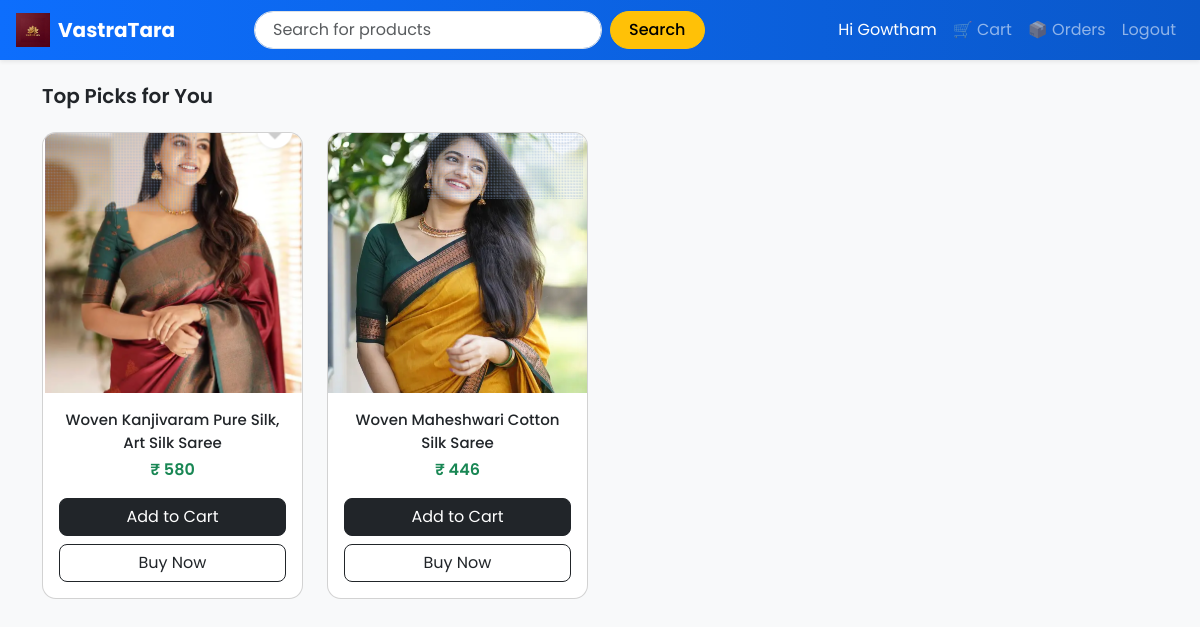
The page / (signed in) on the database its author committed.
### tables this page shows
CREATE TABLE products (
    id INTEGER PRIMARY KEY AUTOINCREMENT,
    name TEXT NOT NULL,
    price INTEGER NOT NULL,
    description TEXT
, quantity INTEGER DEFAULT 0);

### app.py (the view)
@app.route("/")
@login_required
def home():
    search = request.args.get("search", "").strip()
    conn = get_db()
    cur = conn.cursor()
    if search:
        cur.execute("""
            SELECT
                p.id,
                p.name,
                p.price,
                (
                    SELECT image
                    FROM product_images
                    WHERE product_id = p.id
                    LIMIT 1
                ) AS image,
                CAST(p.quantity AS INTEGER) AS quantity
            FROM products p
            WHERE p.name LIKE ?
               OR p.description LIKE ?
            ORDER BY p.id DESC
        """, (f"%{search}%", f"%{search}%"))
    else:
        cur.execute("""
            SELECT
                p.id,
                p.name,
                p.price,
                (
                    SELECT image
                    FROM product_images
                    WHERE product_id = p.id
                    LIMIT 1
                ) AS image,
                CAST(p.quantity AS INTEGER) AS quantity
            FROM products p
            ORDER BY p.id DESC
        """)
    products = cur.fetchall()
    cur.execute("""
        SELECT product_id, GROUP_CONCAT(DISTINCT color)
        FROM product_images
        GROUP BY product_id
    """)
    product_colours = {
        row[0]: row[1].split(",")
        for row in cur.fetchall()
        if row[1]
    }
    conn.close()
    return render_template(
        "home.html",
        products=products,
        product_colours=product_colours
    )

### app.py (called while the page is built)
def get_db():
    conn = sqlite3.connect(
        "database.db",
        timeout=30,              # wait instead of locking
        check_same_thread=False  # allow Flask threads
    )
    conn.row_factory = sqlite3.Row
    conn.execute("PRAGMA journal_mode=WAL;")
    conn.execute("PRAGMA synchronous=NORMAL;")
    return conn

def login_required(f):
    @wraps(f)
    def decorated_function(*args, **kwargs):
        if "user_id" not in session:
            return redirect("/login")
        return f(*args, **kwargs)
    return decorated_function

### templates/home.html (shortened to what this page needs)
<!DOCTYPE html>
<html lang="en">
<head>
    <link href="https://cdn.jsdelivr.net/npm/bootstrap@5.3.2/dist/css/bootstrap.min.css" rel="stylesheet">
</head>
<body class="bg-light">
<nav class="navbar navbar-expand-lg navbar-dark shadow-sm">
    <div class="container-fluid px-3">
        <a class="navbar-brand d-flex align-items-center gap-2" href="/">
            <img src="{{ url_for('static', filename='images/logo.png') }}" class="brand-logo">
            <strong>VastraTara</strong>
        </a>
        <div class="collapse navbar-collapse" id="navMain">
            <form class="d-flex mx-lg-auto my-3 my-lg-0" method="get" action="/">
                <input class="form-control search-input me-2"
                       type="search"
                       name="search"
                       placeholder="Search for products">
                <button class="btn btn-warning search-btn">Search</button>
            </form>
            <ul class="navbar-nav ms-lg-auto text-center">
                <li class="nav-item">
                    <span class="nav-link text-white">
                        Hi {{ session.get("full_name") }}
                    </span>
                </li>
                <li class="nav-item">
                    <a class="nav-link" href="/cart">🛒 Cart</a>
                </li>
                <li class="nav-item">
                    <a class="nav-link" href="/orders">📦 Orders</a>
                </li>
                <li class="nav-item">
                    <a class="nav-link" href="/logout">Logout</a>
                </li>
            </ul>
        </div>
    </div>
</nav>
<div class="container mt-4">
    <div class="d-flex justify-content-between align-items-center mb-3">
        <h5 class="fw-semibold">Top Picks for You</h5>
    </div>
    {% if products %}
    <div class="row g-4">
        {% for p in products %}
        <div class="col-xl-3 col-lg-4 col-md-6 col-sm-6">
            <div class="card product-card h-100">
                {% if p[3] %}
                <img src="{{ url_for('static', filename='images/' + p[3]) }}"
                     class="card-img-top product-img">
                {% else %}
                <img src="{{ url_for('static', filename='images/no-image.png') }}"
                     class="card-img-top product-img">
                {% endif %}
                <div class="card-body text-center d-flex flex-column">
                    <p class="product-title mb-1">{{ p[1] }}</p>
                    <p class="product-price mb-3">₹ {{ p[2] }}</p>
                    <div class="mt-auto d-grid gap-2">
                        {% if (p[4] or 0) > 0 %}
                        <button class="btn btn-dark"
                                onclick="handleAddToCart({{ p[0] }})">
                            Add to Cart
                        </button>
                        <a href="/product/{{ p[0] }}"
                           class="btn btn-outline-dark">
                            Buy Now
                        </a>
                        {% else %}
                        <button class="btn btn-secondary" disabled>
                            Out of Stock
                        </button>
                        {% endif %}
                    </div>
                </div>
            </div>
        </div>
        {% endfor %}
    </div>
    {% else %}
        <div class="text-center text-muted mt-5">
            <h6>No products found</h6>
        </div>
    {% endif %}
</div>
</body>
</html>

### templates/home.html (style rules this page uses)
body { font-family: 'Poppins', sans-serif; }
.navbar { background: linear-gradient(90deg, #0d6efd, #0a58ca); }
.brand-logo { width: 34px; height: 34px; }
.search-input { border-radius: 50px; padding-left: 18px; }
.search-btn { border-radius: 50px; padding: 6px 18px; font-weight: 500; }
.product-card { border-radius: 14px; transition: all 0.3s ease; overflow: hidden; }
.product-img { height: 260px; object-fit: cover; }
.product-title { font-weight: 500; font-size: 15px; }
.product-price { font-size: 16px; font-weight: 600; color: #198754; }
.btn-dark { border-radius: 8px; }
.btn-outline-dark { border-radius: 8px; }
.product-img { transition: transform 0.4s ease; }

### rows shown on the page
products: shows a picture, name "Woven Kanjivaram Pure Silk, Art Silk Saree", price "580"
products: shows a picture, name "Woven Maheshwari Cotton Silk Saree", price "446"

### other values the page prints
{{ session.get("full_name") }} "Gowtham"
